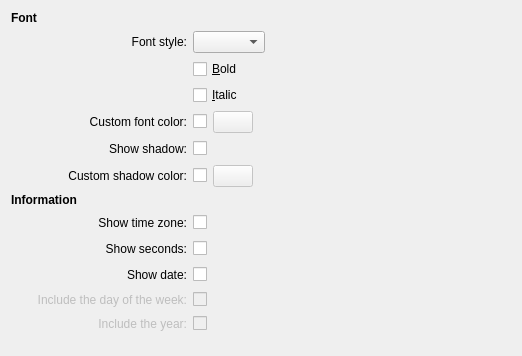
<?xml version="1.0" encoding="UTF-8"?>
<ui version="4.0">
 <class>clockConfig</class>
 <widget class="QWidget" name="clockConfig">
  <property name="geometry">
   <rect>
    <x>0</x>
    <y>0</y>
    <width>522</width>
    <height>356</height>
   </rect>
  </property>
  <layout class="QGridLayout" name="gridLayout">
   <item row="0" column="0" colspan="2">
    <widget class="QLabel" name="label_6">
     <property name="font">
      <font>
       <weight>75</weight>
       <bold>true</bold>
      </font>
     </property>
     <property name="text">
      <string>Font</string>
     </property>
    </widget>
   </item>
   <item row="1" column="1">
    <widget class="QLabel" name="label">
     <property name="text">
      <string>Font style:</string>
     </property>
     <property name="alignment">
      <set>Qt::AlignRight|Qt::AlignTrailing|Qt::AlignVCenter</set>
     </property>
     <property name="buddy">
      <cstring>plainClockFont</cstring>
     </property>
    </widget>
   </item>
   <item row="1" column="2">
    <layout class="QHBoxLayout" name="horizontalLayout_2">
     <item>
      <widget class="KFontComboBox" name="plainClockFont"/>
     </item>
     <item>
      <spacer name="horizontalSpacer_3">
       <property name="orientation">
        <enum>Qt::Horizontal</enum>
       </property>
       <property name="sizeType">
        <enum>QSizePolicy::MinimumExpanding</enum>
       </property>
       <property name="sizeHint" stdset="0">
        <size>
         <width>0</width>
         <height>17</height>
        </size>
       </property>
      </spacer>
     </item>
    </layout>
   </item>
   <item row="2" column="2">
    <widget class="QCheckBox" name="plainClockFontBold">
     <property name="toolTip">
      <string>Check if you want the font in bold</string>
     </property>
     <property name="whatsThis">
      <string>When this is checked, the clock font will be bold.</string>
     </property>
     <property name="text">
      <string>&amp;Bold</string>
     </property>
    </widget>
   </item>
   <item row="3" column="2">
    <widget class="QCheckBox" name="plainClockFontItalic">
     <property name="toolTip">
      <string>Check if you want the font in italic</string>
     </property>
     <property name="whatsThis">
      <string>When this is checked, the clock font will be in italic.</string>
     </property>
     <property name="text">
      <string>&amp;Italic</string>
     </property>
    </widget>
   </item>
   <item row="4" column="0">
    <spacer name="horizontalSpacer_9">
     <property name="orientation">
      <enum>Qt::Horizontal</enum>
     </property>
     <property name="sizeType">
      <enum>QSizePolicy::Fixed</enum>
     </property>
     <property name="sizeHint" stdset="0">
      <size>
       <width>20</width>
       <height>20</height>
      </size>
     </property>
    </spacer>
   </item>
   <item row="4" column="1">
    <widget class="QLabel" name="label_2">
     <property name="text">
      <string>Custom font color:</string>
     </property>
     <property name="alignment">
      <set>Qt::AlignRight|Qt::AlignTrailing|Qt::AlignVCenter</set>
     </property>
     <property name="buddy">
      <cstring>useCustomColor</cstring>
     </property>
    </widget>
   </item>
   <item row="4" column="2">
    <layout class="QHBoxLayout" name="horizontalLayout_6">
     <item>
      <widget class="QCheckBox" name="useCustomColor">
       <property name="text">
        <string/>
       </property>
      </widget>
     </item>
     <item>
      <widget class="KColorButton" name="plainClockColor">
       <property name="enabled">
        <bool>false</bool>
       </property>
       <property name="toolTip">
        <string>Color chooser</string>
       </property>
       <property name="whatsThis">
        <string>Click on this button and the KDE standard color dialog will show. You can then choose the new color you want for your clock.</string>
       </property>
      </widget>
     </item>
     <item>
      <spacer name="horizontalSpacer_6">
       <property name="orientation">
        <enum>Qt::Horizontal</enum>
       </property>
       <property name="sizeHint" stdset="0">
        <size>
         <width>40</width>
         <height>20</height>
        </size>
       </property>
      </spacer>
     </item>
    </layout>
   </item>
   <item row="5" column="1">
    <widget class="QLabel" name="label_9">
     <property name="text">
      <string>Show shadow:</string>
     </property>
     <property name="alignment">
      <set>Qt::AlignRight|Qt::AlignTrailing|Qt::AlignVCenter</set>
     </property>
     <property name="buddy">
      <cstring>drawShadow</cstring>
     </property>
    </widget>
   </item>
   <item row="5" column="2">
    <layout class="QHBoxLayout" name="horizontalLayout">
     <item>
      <widget class="QCheckBox" name="drawShadow">
       <property name="text">
        <string/>
       </property>
      </widget>
     </item>
     <item>
      <spacer name="horizontalSpacer_13">
       <property name="orientation">
        <enum>Qt::Horizontal</enum>
       </property>
       <property name="sizeHint" stdset="0">
        <size>
         <width>40</width>
         <height>20</height>
        </size>
       </property>
      </spacer>
     </item>
    </layout>
   </item>
   <item row="6" column="1">
    <widget class="QLabel" name="customShadowColorLabel">
     <property name="text">
      <string>Custom shadow color:</string>
     </property>
     <property name="alignment">
      <set>Qt::AlignRight|Qt::AlignTrailing|Qt::AlignVCenter</set>
     </property>
     <property name="buddy">
      <cstring>useCustomShadowColor</cstring>
     </property>
    </widget>
   </item>
   <item row="6" column="2">
    <layout class="QGridLayout" name="gridLayout_3">
     <item row="0" column="1">
      <widget class="KColorButton" name="plainClockShadowColor">
       <property name="enabled">
        <bool>false</bool>
       </property>
       <property name="toolTip">
        <string>Shadow color chooser</string>
       </property>
       <property name="whatsThis">
        <string>Click on this button and the KDE standard color dialog will show. You can then choose the new color you want for the text shadow for your clock.</string>
       </property>
      </widget>
     </item>
     <item row="0" column="2">
      <spacer name="horizontalSpacer_12">
       <property name="orientation">
        <enum>Qt::Horizontal</enum>
       </property>
       <property name="sizeHint" stdset="0">
        <size>
         <width>40</width>
         <height>20</height>
        </size>
       </property>
      </spacer>
     </item>
     <item row="0" column="0">
      <widget class="QCheckBox" name="useCustomShadowColor">
       <property name="enabled">
        <bool>true</bool>
       </property>
       <property name="text">
        <string/>
       </property>
      </widget>
     </item>
    </layout>
   </item>
   <item row="7" column="0" colspan="2">
    <widget class="QLabel" name="label_7">
     <property name="font">
      <font>
       <weight>75</weight>
       <bold>true</bold>
      </font>
     </property>
     <property name="text">
      <string>Information</string>
     </property>
    </widget>
   </item>
   <item row="8" column="1">
    <widget class="QLabel" name="label_4">
     <property name="text">
      <string>Show time zone:</string>
     </property>
     <property name="alignment">
      <set>Qt::AlignRight|Qt::AlignTrailing|Qt::AlignVCenter</set>
     </property>
     <property name="buddy">
      <cstring>showTimeZone</cstring>
     </property>
    </widget>
   </item>
   <item row="8" column="2">
    <layout class="QHBoxLayout" name="horizontalLayout_3">
     <item>
      <widget class="QCheckBox" name="showTimeZone">
       <property name="toolTip">
        <string>Display the time zone name</string>
       </property>
       <property name="whatsThis">
        <string>Display the time zone name under the time.</string>
       </property>
       <property name="text">
        <string/>
       </property>
      </widget>
     </item>
     <item>
      <spacer name="horizontalSpacer_4">
       <property name="orientation">
        <enum>Qt::Horizontal</enum>
       </property>
       <property name="sizeHint" stdset="0">
        <size>
         <width>40</width>
         <height>20</height>
        </size>
       </property>
      </spacer>
     </item>
    </layout>
   </item>
   <item row="9" column="1">
    <widget class="QLabel" name="label_5">
     <property name="text">
      <string>Show seconds:</string>
     </property>
     <property name="alignment">
      <set>Qt::AlignRight|Qt::AlignTrailing|Qt::AlignVCenter</set>
     </property>
     <property name="buddy">
      <cstring>secondsCheckbox</cstring>
     </property>
    </widget>
   </item>
   <item row="9" column="2">
    <layout class="QHBoxLayout" name="horizontalLayout_4">
     <item>
      <widget class="QCheckBox" name="secondsCheckbox">
       <property name="toolTip">
        <string>Show the seconds</string>
       </property>
       <property name="whatsThis">
        <string>Check this if you want to show the seconds.</string>
       </property>
       <property name="text">
        <string/>
       </property>
      </widget>
     </item>
     <item>
      <spacer name="horizontalSpacer_5">
       <property name="orientation">
        <enum>Qt::Horizontal</enum>
       </property>
       <property name="sizeHint" stdset="0">
        <size>
         <width>40</width>
         <height>20</height>
        </size>
       </property>
      </spacer>
     </item>
    </layout>
   </item>
   <item row="10" column="1">
    <widget class="QLabel" name="label_3">
     <property name="text">
      <string>Show date:</string>
     </property>
     <property name="alignment">
      <set>Qt::AlignRight|Qt::AlignTrailing|Qt::AlignVCenter</set>
     </property>
     <property name="buddy">
      <cstring>showDate</cstring>
     </property>
    </widget>
   </item>
   <item row="10" column="2">
    <layout class="QHBoxLayout" name="horizontalLayout_5">
     <item>
      <widget class="QCheckBox" name="showDate">
       <property name="toolTip">
        <string>Display the date of the day</string>
       </property>
       <property name="whatsThis">
        <string/>
       </property>
       <property name="text">
        <string/>
       </property>
      </widget>
     </item>
     <item>
      <spacer name="horizontalSpacer_7">
       <property name="orientation">
        <enum>Qt::Horizontal</enum>
       </property>
       <property name="sizeHint" stdset="0">
        <size>
         <width>40</width>
         <height>20</height>
        </size>
       </property>
      </spacer>
     </item>
    </layout>
   </item>
   <item row="11" column="1">
    <widget class="QLabel" name="label_8">
     <property name="enabled">
      <bool>false</bool>
     </property>
     <property name="text">
      <string>Include the day of the week:</string>
     </property>
     <property name="alignment">
      <set>Qt::AlignRight|Qt::AlignTrailing|Qt::AlignVCenter</set>
     </property>
     <property name="buddy">
      <cstring>showDay</cstring>
     </property>
    </widget>
   </item>
   <item row="11" column="2">
    <layout class="QHBoxLayout" name="horizontalLayout_7">
     <item>
      <widget class="QCheckBox" name="showDay">
       <property name="enabled">
        <bool>false</bool>
       </property>
       <property name="toolTip">
        <string>Display day of the week</string>
       </property>
       <property name="whatsThis">
        <string>Add the day of the week to the date display.</string>
       </property>
       <property name="text">
        <string/>
       </property>
      </widget>
     </item>
     <item>
      <spacer name="horizontalSpacer_8">
       <property name="orientation">
        <enum>Qt::Horizontal</enum>
       </property>
       <property name="sizeHint" stdset="0">
        <size>
         <width>37</width>
         <height>18</height>
        </size>
       </property>
      </spacer>
     </item>
    </layout>
   </item>
   <item row="12" column="1">
    <widget class="QLabel" name="label_10">
     <property name="enabled">
      <bool>false</bool>
     </property>
     <property name="text">
      <string>Include the year:</string>
     </property>
     <property name="alignment">
      <set>Qt::AlignRight|Qt::AlignTrailing|Qt::AlignVCenter</set>
     </property>
     <property name="buddy">
      <cstring>showYear</cstring>
     </property>
    </widget>
   </item>
   <item row="12" column="2">
    <layout class="QHBoxLayout" name="horizontalLayout_8">
     <item>
      <widget class="QCheckBox" name="showYear">
       <property name="enabled">
        <bool>false</bool>
       </property>
       <property name="toolTip">
        <string>Display the current year</string>
       </property>
       <property name="whatsThis">
        <string>Add the year to the date string.</string>
       </property>
       <property name="text">
        <string/>
       </property>
      </widget>
     </item>
     <item>
      <spacer name="horizontalSpacer_10">
       <property name="orientation">
        <enum>Qt::Horizontal</enum>
       </property>
       <property name="sizeHint" stdset="0">
        <size>
         <width>37</width>
         <height>18</height>
        </size>
       </property>
      </spacer>
     </item>
    </layout>
   </item>
   <item row="13" column="2">
    <spacer>
     <property name="orientation">
      <enum>Qt::Vertical</enum>
     </property>
     <property name="sizeHint" stdset="0">
      <size>
       <width>20</width>
       <height>0</height>
      </size>
     </property>
    </spacer>
   </item>
  </layout>
 </widget>
 <customwidgets>
  <customwidget>
   <class>KFontComboBox</class>
   <extends>KComboBox</extends>
   <header>kfontcombobox.h</header>
  </customwidget>
  <customwidget>
   <class>KComboBox</class>
   <extends>QComboBox</extends>
   <header>kcombobox.h</header>
  </customwidget>
  <customwidget>
   <class>KColorButton</class>
   <extends>QPushButton</extends>
   <header>kcolorbutton.h</header>
  </customwidget>
 </customwidgets>
 <resources/>
 <connections>
  <connection>
   <sender>showDate</sender>
   <signal>toggled(bool)</signal>
   <receiver>showDay</receiver>
   <slot>setEnabled(bool)</slot>
   <hints>
    <hint type="sourcelabel">
     <x>210</x>
     <y>308</y>
    </hint>
    <hint type="destinationlabel">
     <x>200</x>
     <y>335</y>
    </hint>
   </hints>
  </connection>
  <connection>
   <sender>showDate</sender>
   <signal>toggled(bool)</signal>
   <receiver>showYear</receiver>
   <slot>setEnabled(bool)</slot>
   <hints>
    <hint type="sourcelabel">
     <x>210</x>
     <y>308</y>
    </hint>
    <hint type="destinationlabel">
     <x>195</x>
     <y>360</y>
    </hint>
   </hints>
  </connection>
  <connection>
   <sender>useCustomColor</sender>
   <signal>toggled(bool)</signal>
   <receiver>plainClockColor</receiver>
   <slot>setEnabled(bool)</slot>
   <hints>
    <hint type="sourcelabel">
     <x>182</x>
     <y>124</y>
    </hint>
    <hint type="destinationlabel">
     <x>211</x>
     <y>126</y>
    </hint>
   </hints>
  </connection>
  <connection>
   <sender>useCustomShadowColor</sender>
   <signal>toggled(bool)</signal>
   <receiver>plainClockShadowColor</receiver>
   <slot>setEnabled(bool)</slot>
   <hints>
    <hint type="sourcelabel">
     <x>181</x>
     <y>183</y>
    </hint>
    <hint type="destinationlabel">
     <x>209</x>
     <y>182</y>
    </hint>
   </hints>
  </connection>
  <connection>
   <sender>showDate</sender>
   <signal>toggled(bool)</signal>
   <receiver>label_8</receiver>
   <slot>setEnabled(bool)</slot>
   <hints>
    <hint type="sourcelabel">
     <x>191</x>
     <y>300</y>
    </hint>
    <hint type="destinationlabel">
     <x>45</x>
     <y>330</y>
    </hint>
   </hints>
  </connection>
  <connection>
   <sender>showDate</sender>
   <signal>toggled(bool)</signal>
   <receiver>label_10</receiver>
   <slot>setEnabled(bool)</slot>
   <hints>
    <hint type="sourcelabel">
     <x>191</x>
     <y>295</y>
    </hint>
    <hint type="destinationlabel">
     <x>70</x>
     <y>359</y>
    </hint>
   </hints>
  </connection>
 </connections>
</ui>
